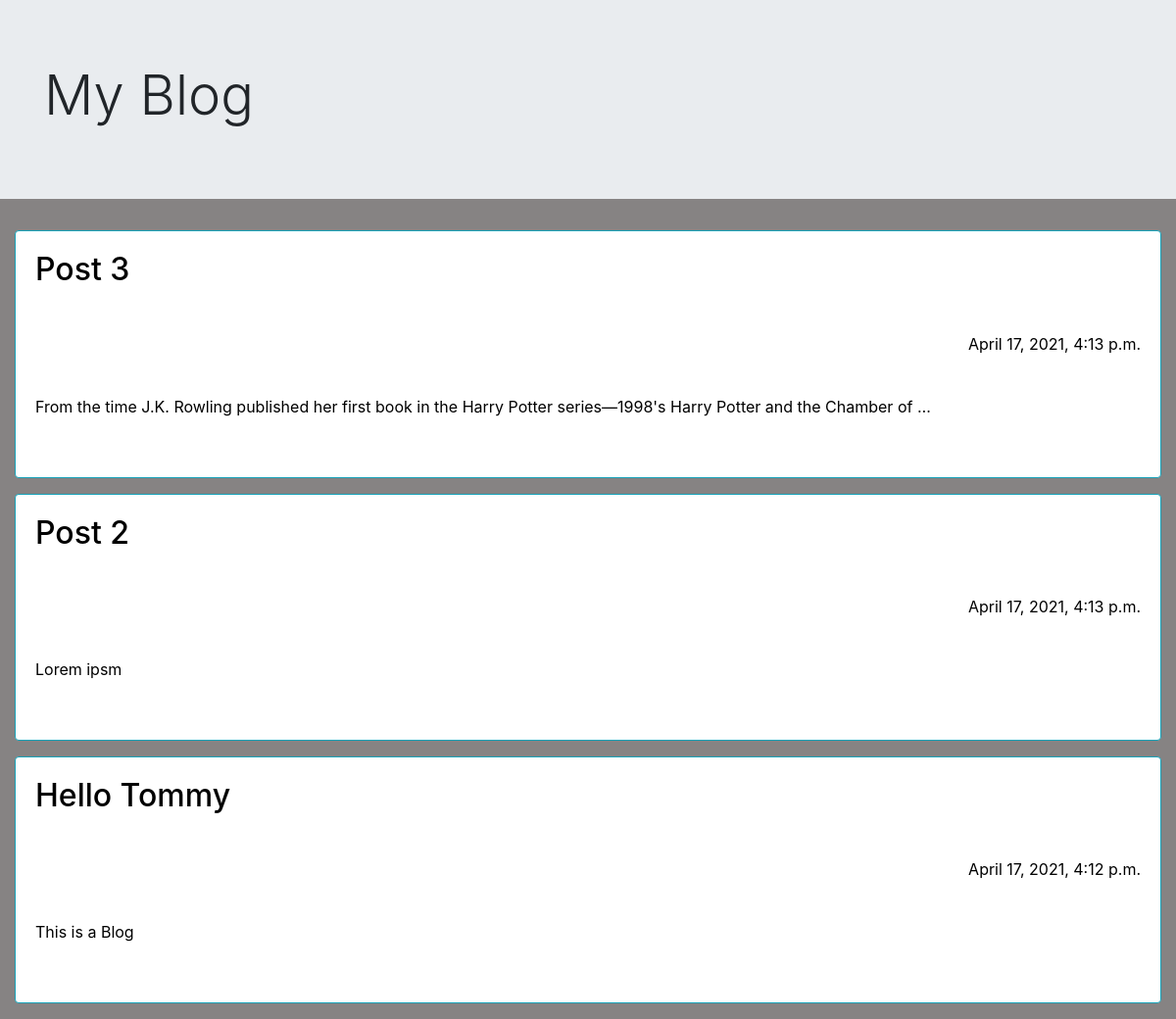
The page / on the database its author committed.
### posts/models.py (models this page shows)
class Post(models.Model):
    titles = models.CharField(max_length=200)
    body = models.CharField(max_length=500000)
    created_at  = models.DateTimeField( default = datetime.now  ,  blank = True)

### posts/views.py (the view)
# urls.py: path('', views.index , name = 'index'),
def index(request):
    posts = Post.objects.all()
    return render(request , 'index.html' , context = {'posts':posts})

### templates/index.html (shortened to what this page needs)
<!DOCTYPE html>
<html lang="en">
<head>
    <link rel="stylesheet" href="https://cdn.jsdelivr.net/npm/bootstrap@4.5.3/dist/css/bootstrap.min.css">
</head>
<body style = 'background-color: rgb(134, 131, 131) ;'>
    <div class="jumbotron jumbotron-fluid ">
        <div class="container">
          <h1 class= "display-4">My Blog</h1>
        </div>
      </div>
    {% for post in posts reversed %}
    <div class=" center-column col-md-12 " >
        <a href= '/post/{{post.id}}' style="text-decoration: none; color:black">
           <div class = 'card card-body border-info h-90'>
            <div class="card-title">
                <h2>{{post.titles}}</h2>
                <br>
            </div>
                    <p style= 'text-align: right;'> {{post.created_at}} </p>
                    <br>
                    <p>{{post.body|truncatewords:20}} </p>
                    <br>
           </div>
        </a>
    </div>
    {% endfor %}
</body>
</html>

### rows shown on the page
Post: titles "Post 3", created_at "April 17, 2021, 4:13 p.m.", body "From the time J.K. Rowling published her first book in the Harry Potter series—1998's Harry Potter and the Chamber of …"
Post: titles "Post 2", created_at "April 17, 2021, 4:13 p.m.", body "Lorem ipsm"
Post: titles "Hello Tommy", created_at "April 17, 2021, 4:12 p.m.", body "This is a Blog"
